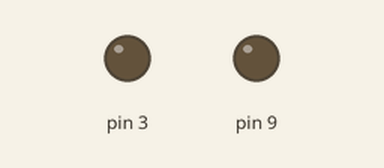
The sketch below on a simulated Arduino Uno, built with avr-gcc and run on an emulated ATmega328P. Shown: output pins drawn as LEDs (lit = HIGH).

Above: at 0.15 s.
At 22.79 s:
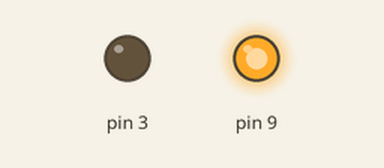
Timing chart, 0 to 22.9 s (numbered marks = the images above):
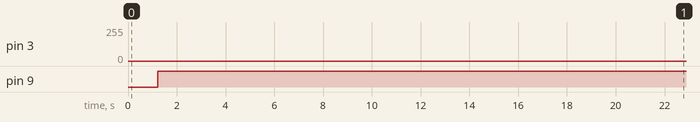

The sketch:

Emergency_LED_light.ino
```cpp
void setup() {
  // put your setup code here, to run once:
  pinMode(3,OUTPUT);
  pinMode(9,OUTPUT);
}

int j = 0;

void loop() {
  // put your main code here, to run repeatedly:
// Increase the brightness of LED in both pin

    do
    {
      analogWrite(3,j);
      analogWrite(9,j);
      delay(3);
      j++;
    }
     while(j!=200);

// Decrease the brightness of LED in both pin

   do{
    analogWrite(9,j);
     analogWrite(3,j);
      delay(3);
      j--;
   }
   while(j!=200);


}
```

Measured:
- by itself, pin 9: LOW → HIGH at 1.2 s
